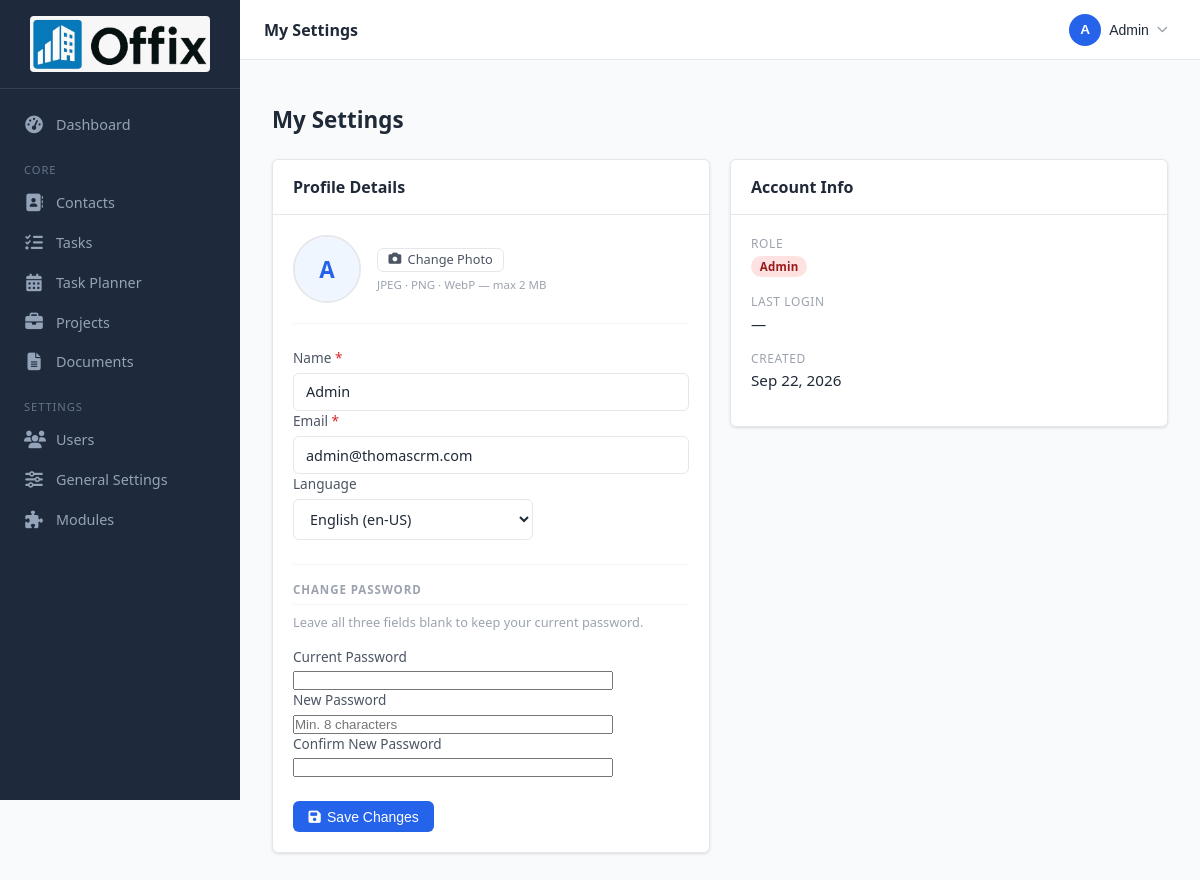
/profile (signed in), run on the app's committed database.
### tables this page shows
CREATE TABLE `users` (
  `id` int(10) unsigned NOT NULL AUTO_INCREMENT,
  `name` varchar(150) NOT NULL,
  `email` varchar(255) NOT NULL,
  `password` varchar(255) NOT NULL COMMENT 'bcrypt hash',
  `role` enum('admin','manager','user') NOT NULL DEFAULT 'user',
  `language` varchar(10) NOT NULL DEFAULT 'en-US' COMMENT 'BCP 47 tag: en-US, de-CH',
  `is_active` tinyint(1) NOT NULL DEFAULT 1,
  `avatar` varchar(255) DEFAULT NULL COMMENT 'filename in uploads/avatars/',
  `last_login` timestamp NULL DEFAULT NULL,
  `created_at` timestamp NOT NULL DEFAULT current_timestamp(),
  `updated_at` timestamp NOT NULL DEFAULT current_timestamp() ON UPDATE current_timestamp(),
  PRIMARY KEY (`id`),
  UNIQUE KEY `email` (`email`),
  KEY `idx_users_email` (`email`),
  KEY `idx_users_role` (`role`)
);

### app/controllers/ProfileController.php (called while the page is built, shortened)
<?php
class ProfileController extends Controller
{
    private User  $model;
    private array $languages = ['en-US' => 'English', 'de-CH' => 'Schweizerdeutsch'];
    public function __construct()
    {
        $this->model = new User();
    }
    public function edit(): void
    {
        $user = $this->model->find((int) $_SESSION['user_id']);
        $this->render('profile.edit', [
            'pageTitle' => __('profile.settings'),
            'user'      => $user,
            'languages' => $this->languages,
            'errors'    => [],
        ]);
    }
}

### public/index.php (called while the page is built, shortened)
<?php
spl_autoload_register(function (string $class): void {
    $prefixMap = [
        'App\\Core\\'                => APP_PATH . '/core/',
        'App\\Controllers\\'         => APP_PATH . '/controllers/',
        'App\\Models\\'              => APP_PATH . '/models/',
        'App\\Modules\\Invoicing\\'  => ROOT_PATH . '/app/modules/invoicing/',
        'App\\Modules\\ItPlanning\\' => ROOT_PATH . '/app/modules/it_planning/',
    ];
    foreach ($prefixMap as $prefix => $baseDir) {
        if (str_starts_with($class, $prefix)) {
            $file = $baseDir . str_replace('\\', '/', substr($class, strlen($prefix))) . '.php';
            return;
        }
    }
});
require APP_PATH . '/core/helpers.php';
$router = new Router();
$router->dispatch($_SERVER['REQUEST_METHOD'], $_SERVER['REQUEST_URI']);

### app/core/Lang.php (called while the page is built, shortened)
<?php
class Lang
{
    private static array  $strings = [];
    private static array $folderMap = [
        'en-US' => 'en',
        'de-CH' => 'de_CH',
    ];
    public static function get(string $key, array $replace = []): string
    {
        $text = self::$strings[$key] ?? $key;
        return $text;
    }
    private static function load(string $locale): void
    {
        $folder = self::$folderMap[$locale] ?? 'en';
        $file   = ROOT_PATH . '/lang/' . $folder . '/app.php';
        if (file_exists($file)) {
            self::$strings = array_merge(self::$strings, require $file);
        }
    }
}

### app/core/helpers.php (called while the page is built, shortened)
<?php
function __(string $key, array $replace = []): string
{
    return Lang::get($key, $replace);
}

### app/core/Database.php (called while the page is built, shortened)
<?php
class Database
{
    private static ?PDO $instance = null;
    public static function getInstance(): PDO
    {
        if (self::$instance === null) {
            $config = require ROOT_PATH . '/config/database.php';
            $dsn = "mysql:host={$config['host']};dbname={$config['dbname']};charset={$config['charset']}";
            try {
                self::$instance = new PDO($dsn, $config['username'], $config['password'], [
                    PDO::ATTR_ERRMODE            => PDO::ERRMODE_EXCEPTION,
                    PDO::ATTR_DEFAULT_FETCH_MODE => PDO::FETCH_ASSOC,
                    PDO::ATTR_EMULATE_PREPARES   => false,
                ]);
            } catch (PDOException $e) {
                error_log('DB connection failed: ' . $e->getMessage());
                die('Database connection error. Please check your configuration.');
            }
        }
        return self::$instance;
    }
}

### app/core/Model.php (called while the page is built, shortened)
<?php
abstract class Model
{
    protected PDO $db;
    public function __construct()
    {
        $this->db = Database::getInstance();
    }
    protected function queryOne(string $sql, array $params = []): ?array
    {
        $stmt = $this->db->prepare($sql);
        $stmt->execute($params);
        $row = $stmt->fetch();
        return $row !== false ? $row : null;
    }
}

### app/models/User.php (called while the page is built, shortened)
<?php
class User extends Model
{
    public function find(int $id): ?array
    {
        return $this->queryOne('SELECT * FROM users WHERE id = ?', [$id]);
    }
}

### app/views/profile/edit.php (the view, shortened to what this page needs)
<div class="page-header">
    <h1 class="page-title"><?= __('profile.settings') ?></h1>
</div>
<div style="display:grid; grid-template-columns:1fr 1fr; gap:1.25rem; align-items:start;">
    <div class="card">
        <div class="card-header"><h2><?= __('profile.details') ?></h2></div>
        <div class="card-body">
            <form method="POST" action="/profile/update" enctype="multipart/form-data" novalidate>
                <div style="display:flex; align-items:center; gap:1rem; margin-bottom:1.5rem; padding-bottom:1.25rem; border-bottom:1px solid var(--gray-100);">
                    <div id="avatar-preview" style="width:68px;height:68px;border-radius:50%;overflow:hidden;border:2px solid var(--gray-200);flex-shrink:0;">
                        <?php if ($user['avatar']): ?>
                            <img src="/file/avatars/<?= htmlspecialchars($user['avatar']) ?>" style="width:100%;height:100%;object-fit:cover;">
                        <?php else: ?>
                            <div style="width:100%;height:100%;background:var(--brand-light);display:flex;align-items:center;justify-content:center;font-weight:700;font-size:1.4rem;color:var(--brand);">
                                <?= strtoupper(mb_substr($user['name'], 0, 1)) ?>
                            </div>
                        <?php endif; ?>
                    </div>
                    <div>
                        <label class="btn btn-secondary btn-sm" style="cursor:pointer;">
                            <i class="fa-solid fa-camera"></i> <?= __('profile.change_photo') ?>
                        </label>
                        <div style="font-size:.72rem;color:var(--gray-400);margin-top:.3rem;">JPEG · PNG · WebP &mdash; max 2 MB</div>
                    </div>
                </div>
                <div class="form-group">
                    <label><?= __('label.name') ?> <span style="color:var(--danger)">*</span></label>
                    <input type="text" name="name" value="<?= htmlspecialchars($user['name']) ?>" required>
                </div>
                <div class="form-group">
                    <label><?= __('label.email') ?> <span style="color:var(--danger)">*</span></label>
                    <input type="email" name="email" value="<?= htmlspecialchars($user['email']) ?>" required>
                </div>
                <div class="form-group" style="margin-bottom:1.5rem;">
                    <label><?= __('users.language') ?></label>
                    <select name="language" style="max-width:240px;">
                        <?php foreach ($languages as $code => $label): ?>
                        <option value="<?= $code ?>" <?= $user['language'] === $code ? 'selected' : '' ?>>
                            <?= htmlspecialchars($label) ?> (<?= $code ?>)
                        </option>
                        <?php endforeach; ?>
                    </select>
                </div>
                <div style="padding-top:1.1rem; border-top:1px solid var(--gray-100); margin-bottom:1rem;">
                    <div class="form-section-label" style="margin-top:0;"><?= __('profile.change_password') ?></div>
                    <p style="font-size:.8rem;color:var(--gray-400);margin:-0.25rem 0 1rem;">Leave all three fields blank to keep your current password.</p>
                </div>
                <div style="max-width:320px;">
                    <div class="form-group">
                        <label><?= __('profile.current_password') ?></label>
                        <input type="password" name="password_current" autocomplete="current-password">
                    </div>
                    <div class="form-group">
                        <label><?= __('profile.new_password') ?></label>
                        <input type="password" name="password_new" autocomplete="new-password" placeholder="Min. 8 characters">
                    </div>
                    <div class="form-group" style="margin-bottom:1.5rem;">
                        <label><?= __('profile.confirm_password') ?></label>
                        <input type="password" name="password_confirm" autocomplete="new-password">
                    </div>
                </div>
                <button type="submit" class="btn btn-primary">
                    <i class="fa-solid fa-floppy-disk"></i> <?= __('profile.save') ?>
                </button>
            </form>
        </div>
    </div>
    <div class="card">
        <div class="card-header"><h2><?= __('profile.account') ?></h2></div>
        <div class="card-body">
            <div class="detail-grid" style="grid-template-columns:1fr;">
                <div class="detail-item">
                    <label><?= __('users.role') ?></label>
                    <p>
                        <span class="badge badge-<?= $user['role'] === 'admin' ? 'high' : ($user['role'] === 'manager' ? 'medium' : 'low') ?>">
                            <?= ucfirst(htmlspecialchars($user['role'])) ?>
                        </span>
                    </p>
                </div>
                <div class="detail-item">
                    <label><?= __('users.last_login') ?></label>
                    <p><?= $user['last_login'] ? htmlspecialchars(date('M j, Y H:i', strtotime($user['last_login']))) : '—' ?></p>
                </div>
                <div class="detail-item">
                    <label><?= __('label.created') ?></label>
                    <p><?= htmlspecialchars(date('M j, Y', strtotime($user['created_at']))) ?></p>
                </div>
            </div>
        </div>
    </div>
</div>

### app/core/Router.php (shortened to what this page needs)
<?php
class Router
{
    private array $routes = [];
    private function addRoute(string $method, string $pattern, string|callable $handler, string $action): void
    {
        $this->routes[] = [
            'method'  => $method,
            'pattern' => $pattern,
            'handler' => $handler,
            'action'  => $action,
        ];
    }
    public function dispatch(string $method, string $uri): void
    {
        $uri = strtok($uri, '?');
        $uri = '/' . trim($uri, '/');
        foreach ($this->routes as $route) {
            if ($route['method'] !== strtoupper($method)) continue;
            $params = [];
            if ($this->matches($route['pattern'], $uri, $params)) {
                $this->call($route['handler'], $route['action'], $params);
                return;
            }
        }
    }
    private function matches(string $pattern, string $uri, array &$params): bool
    {
        $regex = preg_replace('/\{([a-zA-Z_]+)\}/', '(?P<$1>[^/]+)', $pattern);
        $regex = '#^' . $regex . '$#';
        if (preg_match($regex, $uri, $matches)) {
            return true;
        }
        return false;
    }
    private function call(string|callable $handler, string $action, array $params): void
    {
        $controller = new $handler();
        call_user_func_array([$controller, $action], $params);
    }
}

### public/css/app.css (style rules this page uses)
*, *::before, *::after { box-sizing: border-box; margin: 0; padding: 0; }
:root { --brand: #2563eb; --brand-dark: #1d4ed8; --brand-light: #eff6ff; --success: #16a34a; --warning: #ca8a04; --danger: #dc2626; --gray-50: #f9fafb; --gray-100: #f3f4f6; --gray-200: #e5e7eb; --gray-400: #9ca3af; --gray-600: #4b5563; --gray-800: #1f2937; --sidebar-w: 240px; --header-h: 60px; --radius: 6px; --shadow: 0 1px 3px rgba(0,0,0,.12); --font: 'Segoe UI', system-ui, sans-serif; }
html { font-size: 16px; }
body { font-family: var(--font); color: var(--gray-800); background: var(--gray-50); min-height: 100vh; display: flex; }
.page-header { display: flex; align-items: center; justify-content: space-between; margin-bottom: 1.5rem; flex-wrap: wrap; gap: .75rem; }
.page-title { font-size: 1.4rem; font-weight: 700; color: var(--gray-800); }
.card { background: #fff; border-radius: var(--radius); border: 1px solid var(--gray-200); box-shadow: var(--shadow); overflow: hidden; }
.card-header { padding: 1rem 1.25rem; border-bottom: 1px solid var(--gray-200); display: flex; align-items: center; justify-content: space-between; gap: .5rem; }
.card-header h2 { font-size: 1rem; font-weight: 600; }
.card-body { padding: 1.25rem; }
.btn { display: inline-flex; align-items: center; gap: .4rem; padding: .45rem .9rem; border-radius: var(--radius); font-size: .875rem; font-weight: 500; cursor: pointer; border: 1px solid transparent; transition: background .15s, border-color .15s, color .15s; text-decoration: none; line-height: 1; }
.btn-primary { background: var(--brand); color: #fff; }
.btn-secondary { background: #fff; color: var(--gray-600); border-color: var(--gray-200); }
.btn-sm { padding: .3rem .65rem; font-size: .8rem; }
.form-group { display: flex; flex-direction: column; gap: .35rem; }
label { font-size: .85rem; font-weight: 500; color: var(--gray-600); }
input[type="text"], input[type="email"], input[type="tel"], input[type="date"], input[type="number"], input[type="search"], select, textarea { width: 100%; padding: .55rem .75rem; border: 1px solid var(--gray-200); border-radius: var(--radius); font-family: var(--font); font-size: .9rem; color: var(--gray-800); background: #fff; transition: border-color .15s, box-shadow .15s; }
.form-section-label { font-size: .72rem; font-weight: 700; text-transform: uppercase; letter-spacing: .08em; color: var(--gray-400); border-bottom: 1px solid var(--gray-100); padding-bottom: .4rem; margin: 1.25rem 0 .75rem; }
.badge { display: inline-block; padding: .2rem .55rem; border-radius: 999px; font-size: .72rem; font-weight: 600; letter-spacing: .02em; text-transform: capitalize; }
.badge-high { background: #fee2e2; color: #991b1b; }
.detail-grid { display: grid; grid-template-columns: repeat(auto-fill, minmax(220px, 1fr)); gap: 1rem; margin-bottom: 1rem; }
.detail-item label { display: block; font-size: .75rem; text-transform: uppercase; letter-spacing: .05em; color: var(--gray-400); margin-bottom: .2rem; }
.detail-item p { font-size: .95rem; color: var(--gray-800); }

### data on the page
users: name "A", name "Admin", email "admin@thomascrm.com", language "English (en-US)", role "Admin", created_at "Sep 22, 2026"
